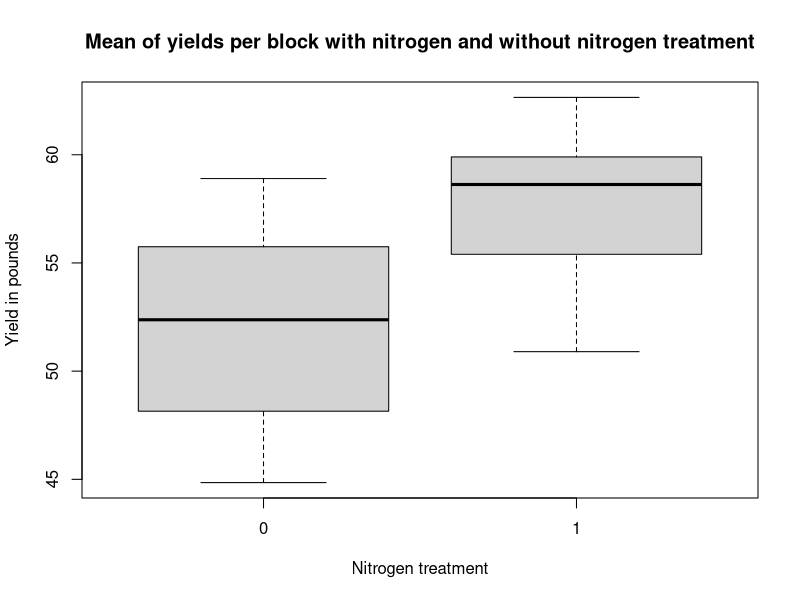

Here is the R script that generated this plot:
# Exercise 4
# a
library(MASS)
library(dplyr)
dat <- npk
dat$plot1 <- sample(seq(1,24),24)
dat$plot2 <- sample(seq(1,24),24)
for(i in 1:nrow(dat)){
  if(dat$plot1[i] == dat$plot2[i]){
    print('reshuffling')
    a <- seq(1,24)
    sam <- sample(a[a != i],1)
    new <- dat$plot2[sam]
    dat$plot2[sam] <- dat$plot2[i]
    print(new)
    print(dat$plot2[i])
    dat$plot2[i] <- new
  }
}

# b
grouped <- dat %>% 
  group_by(block, N) %>%
  summarise(mean = mean(yield))
boxplot(mean~N, data = grouped, main = 'Mean of yields per block with nitrogen and without nitrogen treatment', xlab = 'Nitrogen treatment', ylab = 'Yield in pounds')

# The factor of block ensures that all treatments get averaged and that they are not thrown on one pile during calculation

# c
dataov <- lm(yield ~ block*N, data = dat) 
anova(dataov)
# The p-value for the interaction is 0.47. We cannot reject the statement that there is no interaction between the factors. Therefore it does not make sense in include the block factor






# E
library(lme4)
dataov <- lmer(yield ~ N+P+K+(1|block), data = dat)
dataov2 <- lmer(yield ~ P+K+(1|block), data = dat)
anova(dataov,dataov2)



















# The p-value for the interaction is 0.47. We cannot reject the statement that there is no interaction between the factors. Therefore it does not make sense in include the block factor
anova(lmer(yield ~ N*P*K + (1|block), data = dat))


















anova(lm(yield ~ N+P+block*K, data = dat))
anova(lm(yield ~ N+K+block*P, data = dat))
anova(lm(yield ~ P+K+block*N, data = dat))
anova(lm(yield ~ N+K+P+block, data = dat))
head(dat)




library(lme4)
anova(lmer(yield ~ N + (1+N|block), data = dat))


dataov <- lm(yield ~ block*N, data = dat) 
anova(dataov)

